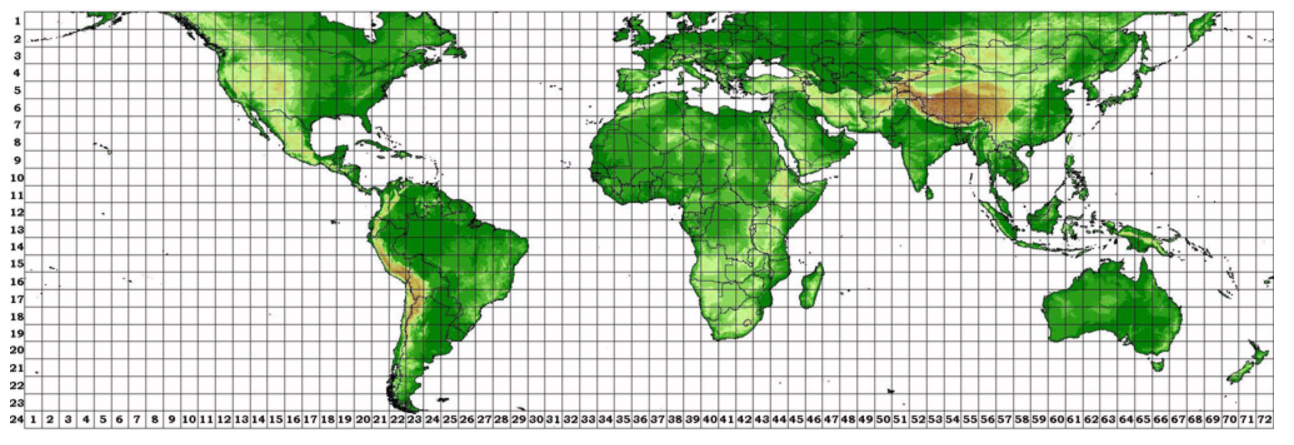
#> input picture ui/MapList.PNG, 2588 x 890 px, found by its file name (shown at 1/2 size)
$ jupyter execute --allow-errors Coordinates_to_STL.ipynb   (shell and % lines are left out)
#> lines starting #> are read from the running program, lines starting #| are printed output that depends on the picture; pictures that were not available may be replaced by others from this repository, and a replacement may not be noted
[cell 1]
import pandas as pd
import numpy as np
import matplotlib.pyplot as plt
from skimage.transform import resize
from strm2stl import dem2stl
from PIL import Image

[cell 2]
def ProcessDEMList(Root, Coor,idxs):
    for i in idxs:
        Row = Coor.iloc[i]
        DEM = dem2stl.get_section(Root, (Row["GridX1"], Row["GridY1"]), (Row["GridX2"]+1,Row["GridY2"]+1))
        DEM = np.maximum(DEM,-1)

        DEM = dem2stl.crop_region(DEM, (Row["X1"], Row["Y1"]), (Row["X2"],Row["Y2"]),0)
        DEM = resize(DEM, np.round(np.array(DEM.shape) * 1000 / np.amax(DEM.shape)))
        plt.imshow(DEM)

def ShowDem(Root,Coor,idxs):
    for i in idxs:
        DEM = GetDem(Root,Coor,i)
        DEM = np.maximum(DEM,-1)
        DEM = resize(DEM, np.round(np.array(DEM.shape) * 2000 / np.amax(DEM.shape)))

        fig=plt.figure()
        ax=fig.add_axes([0.1,0.1,0.8,0.8])
        plt.imshow(DEM)

def GetDem(Root,Coor,idx):
    Row = Coor.iloc[idx]
    DEM = dem2stl.get_section(Root, (Row["GridX1"], Row["GridY1"]), (Row["GridX2"]+1,Row["GridY2"]+1))
    DEM = dem2stl.crop_region(DEM, (Row["X1"], Row["Y1"]), (Row["X2"],Row["Y2"]),0)
    return DEM

# [6 lines of commented-out code are left out]

def TileNum2GeoCoor(X=0,Y=0):

    Long = 180 * (X -36)/36
    Lat = 90 * (Y -12)/12

    GeoCoor = {"Lat":Lat, "Long":Long}

    return GeoCoor

[cell 3]
Root = "D:\OneDrive - Drexel University\Documents\CGIARdata"
#Root = r'C:\Users\Edgar\Desktop\Data'

bExport = 0

#> (the rest of this cell did not finish here and is left out)

[cell 4]
import stl_tools
import osmnx as ox
place_name = "Pennsylvania,USA"
#> (the rest of this cell did not finish here and is left out)

[cell 5]
from PIL import Image
mapIM = Image.open("MapList.PNG")
#> mapIM is the input picture: PIL image 2588x890 RGBA; mean R, G, B, A 191.2, 208.9, 185.7, 255
plt.imshow(mapIM)
plt.show()
#> (the rest of this cell did not finish here and is left out)

[cell 6]
from mpl_toolkits.basemap import Basemap
import numpy as np
import matplotlib.pyplot as plt
# create new figure, axes instances.
fig=plt.figure()
ax=fig.add_axes([0.1,0.1,0.8,0.8])
# setup mercator map projection.
#> (the rest of this cell did not finish here and is left out)

[cell 7]
from PIL import Image
from scipy.ndimage import gaussian_filter
from skimage import filters, morphology, color as skicolor

[cell 8]
def SegTerrain(mapIM_0):
    ## Segment Images
    npMap = np.array(mapIM_0)[...,:3]/255
    #npMag = np.linalg.norm(npMap,axis=2)

    vectors = np.array([[.3,1,0],[1,0,0],[0,0,1],[0,0,0]])
                       #,[0,0,0],[1,1,1],[.5,.5,.5]])
    #vectMag = np.array([np.linalg.norm(vectors,axis=1)]).T

    npDoT = np.full(npMap.shape[0:2] + (vectors.shape[0],), -1,"f4")

    for i in range(vectors.shape[0]):

        #Get Distance to color
        npTemp = np.linalg.norm(npMap - [[vectors[i]]], axis=2)
        npTemp = -npTemp

        npTemp[npTemp<npTemp.mean()] = npTemp.mean()
        # Highpass filtering to get lines
        npTemp = npTemp - gaussian_filter(npTemp, sigma=5)
        npTemp[npTemp<0] = 0

        #Thresholding
        topDev = np.median(npTemp)+3*npTemp.std()
        botDev = np.median(npTemp)-3*npTemp.std()

        #npTemp[npTemp > topDev] = topDev
        #npTemp[npTemp < botDev] = botDev

        npTemp = npTemp.clip(botDev,topDev)

        npTemp = (npTemp - npTemp.min()) / (npTemp.max() - npTemp.min())

        npDoT[:,:,i] = npTemp
#> this loop made 4 passes
#> (topDev, botDev) on passes 1 to 4: (0.131, -0.131), (0.177, -0.177), (0.19, -0.19), (0.302, -0.302)
#> pass 1, in SegTerrain, `npTemp = npTemp - gaussian_filter(npTemp, sigma=5)`:
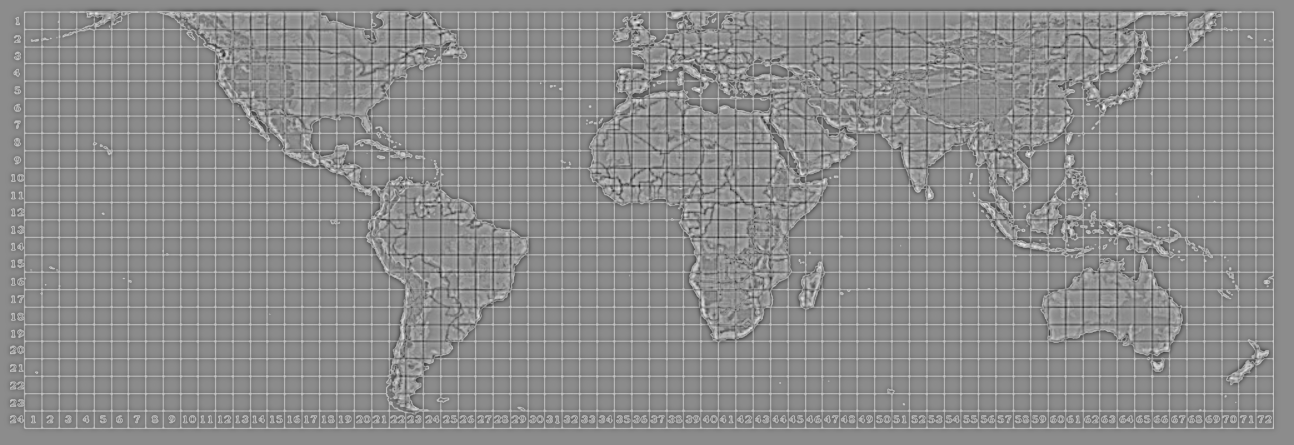
#> npTemp: shape (890, 2588) float64 (shown at 1/2 size); min -0.433, max 0.355, mean 1.24e-16; drawn with min black and max white
#> pass 1, in SegTerrain, `npTemp = npTemp.clip(botDev,topDev)`:
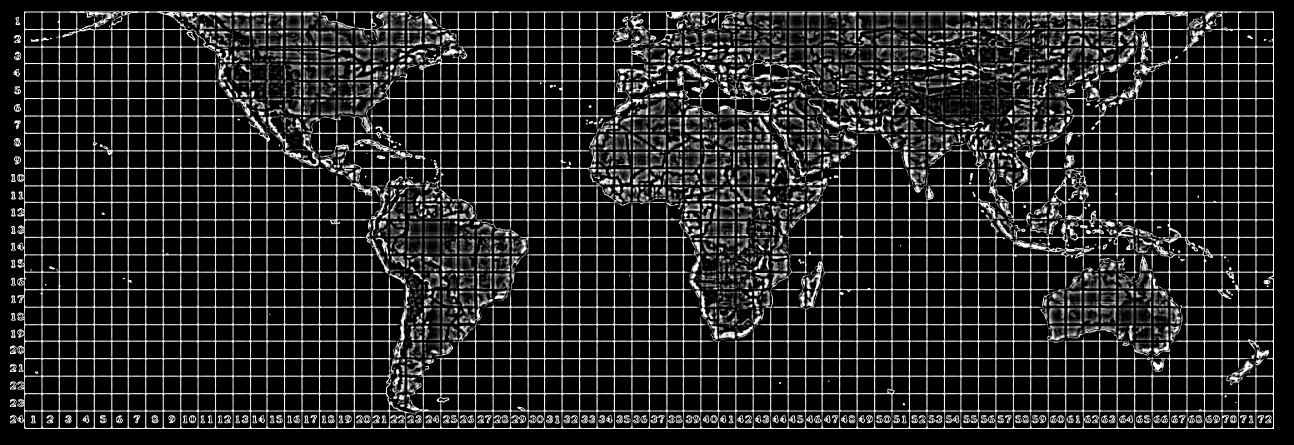
#> npTemp: shape (890, 2588) float64 (shown at 1/2 size); min 0, max 0.131, mean 0.0199; drawn with min black and max white
#> after the loop:
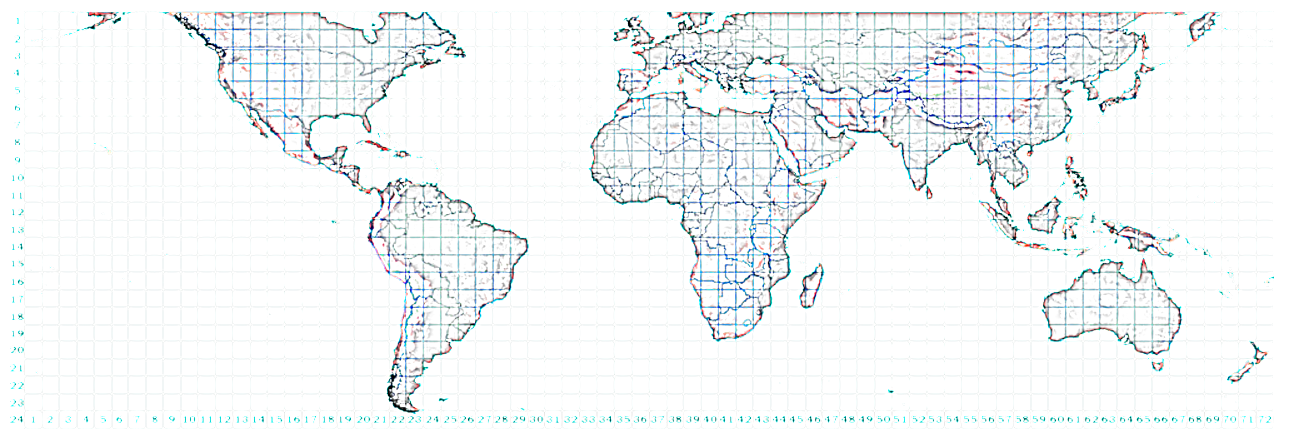
#> npDoT: shape (890, 2588, 4) float32 (shown at 1/2 size); mean R, G, B, A 0.152, 0.138, 0.143, 0.115; transparent parts drawn white
        #npDoT[:,:,i] = npMap.dot(vectors[i]) / (npMag * vectMag[i])

    segIM = np.zeros((np.array(npMap).shape[0:2]))-1
    for i in range(vectors.shape[0]):
        bSeg = npDoT[...,i]>0.75
        bSeg = morphology.remove_small_objects(bSeg,20)
        segIM[bSeg] = i+1
#> this loop made 4 passes
#> pass 1, in SegTerrain, `bSeg = npDoT[...,i]>0.75`:
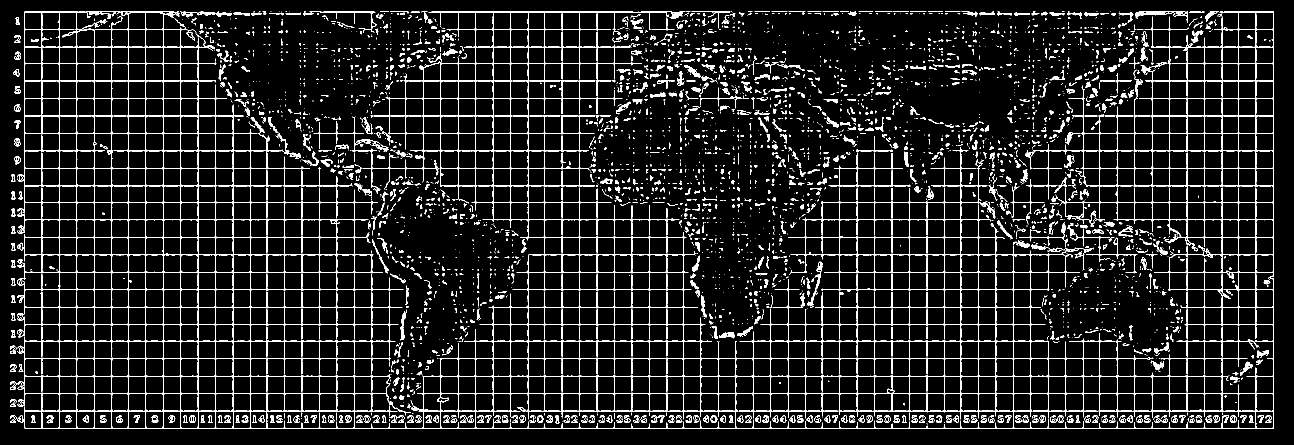
#> bSeg: shape (890, 2588) bool (shown at 1/2 size); 9.2% white in thin lines or dots
#> after the loop:
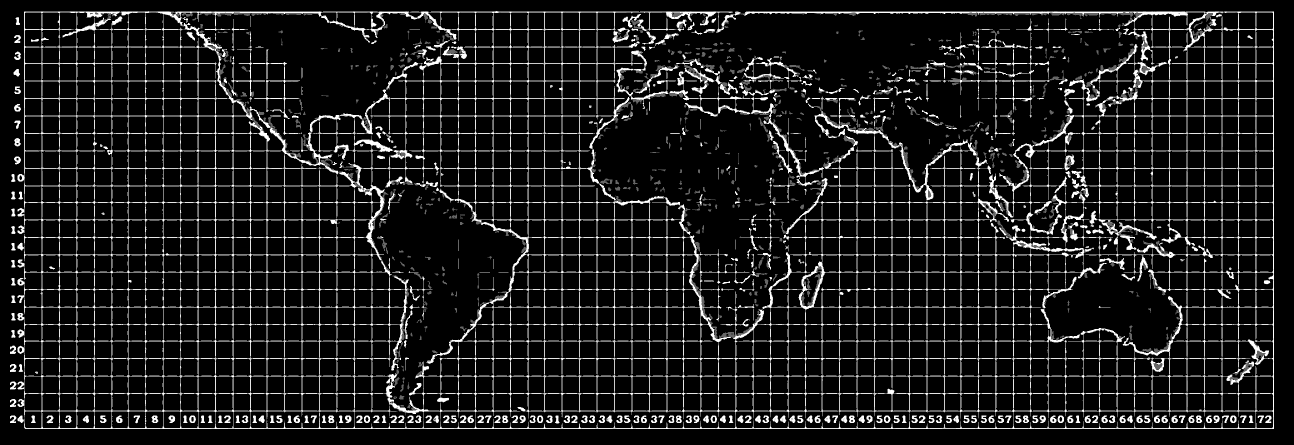
#> segIM: shape (890, 2588) float64 (shown at 1/2 size); min -1, max 4, mean -0.475; drawn with min black and max white

    return segIM,npDoT

[cell 9]
mapIM_0 = Image.open("../Satelite/Killington _43.6107026_ -72.796019,4995_terrian.JPG")
#mapIM_0 = Image.open("../Satelite/Killington _43.6107026_ -72.796019,4995.JPG")

segIM,npDoT = SegTerrain(mapIM_0)

X1,X2,Y1,Y2 = 0,1000,400,1600

crop_rectangle = (Y1, X1, Y2, X2)

labIM = skicolor.label2rgb(segIM)
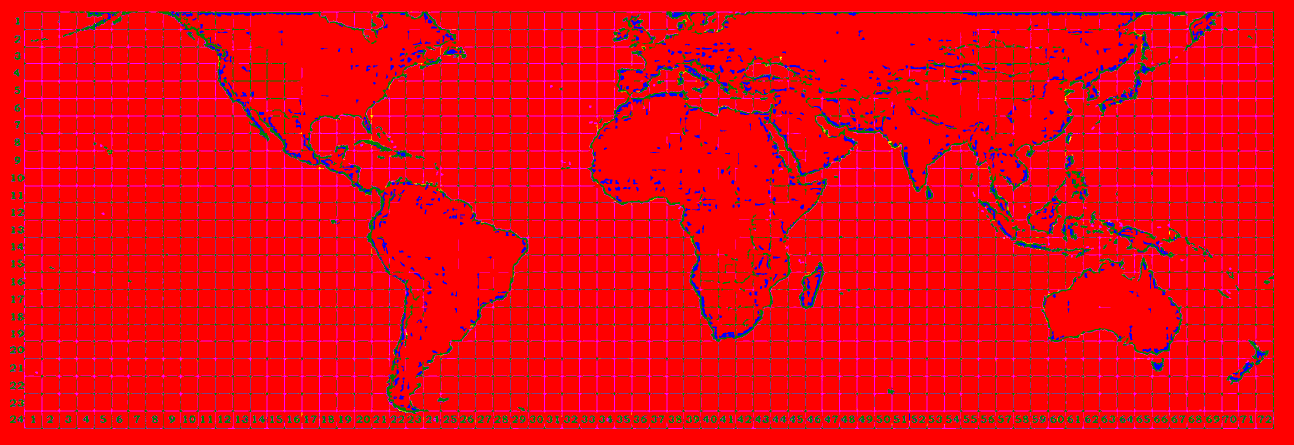
#> labIM: shape (890, 2588, 3) float64 (shown at 1/2 size); mean R, G, B 0.927, 0.0297, 0.0682
if 0:
    f, axarr = plt.subplots(1,2,figsize=(40, 20))

    axarr[0].imshow(mapIM_0.crop(crop_rectangle))
    axarr[1].imshow(labIM[X1:X2,Y1:Y2])
else:
    f, ax = plt.subplots(2,3,figsize=(20, 10))
    ax[0,0].imshow(mapIM_0.crop(crop_rectangle))
    ax[0,1].imshow(labIM[X1:X2,Y1:Y2])
    ax[0,2].imshow(npDoT[X1:X2,Y1:Y2,0])
    ax[1,0].imshow(npDoT[X1:X2,Y1:Y2,1])
    ax[1,1].imshow(npDoT[X1:X2,Y1:Y2,2])
    ax[1,2].imshow(npDoT[X1:X2,Y1:Y2,3])
plt.tight_layout()

[cell 10]
from scipy import ndimage

Sat_IM = Image.open("../Satelite/Killington_Sat.jpg")

seg_Sat = np.array(Sat_IM)[...,:3]/255
seg_Sat = -np.linalg.norm(seg_Sat, axis=2)
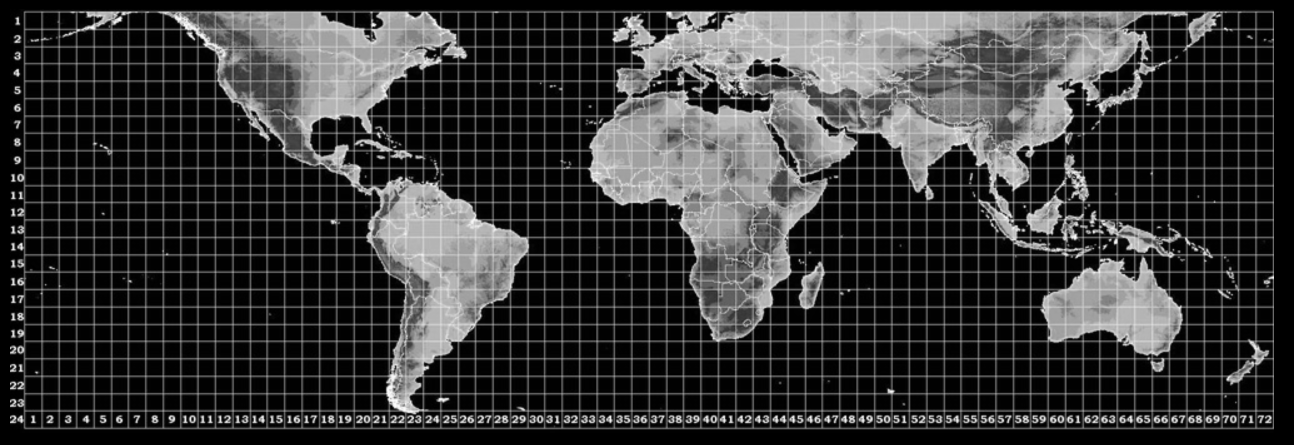
#> seg_Sat: shape (890, 2588) float64 (shown at 1/2 size); min -1.73, max -0.00392, mean -1.35; drawn with min black and max white

topDev = np.mean(seg_Sat)+3*seg_Sat.std()
#> topDev = 0.0495
botDev = np.mean(seg_Sat)-3*seg_Sat.std()
#> botDev = -2.74
#seg_Sat = seg_Sat.clip(botDev,topDev)

#seg_Sat  = ndimage.sobel(seg_Sat)

f, ax = plt.subplots(1,3,figsize=(40, 20))
ax[0].imshow(Sat_IM,cmap = 'jet');
ax[1].imshow(seg_Sat,cmap = 'jet');
ax[2].hist(seg_Sat.ravel(), bins = 256)
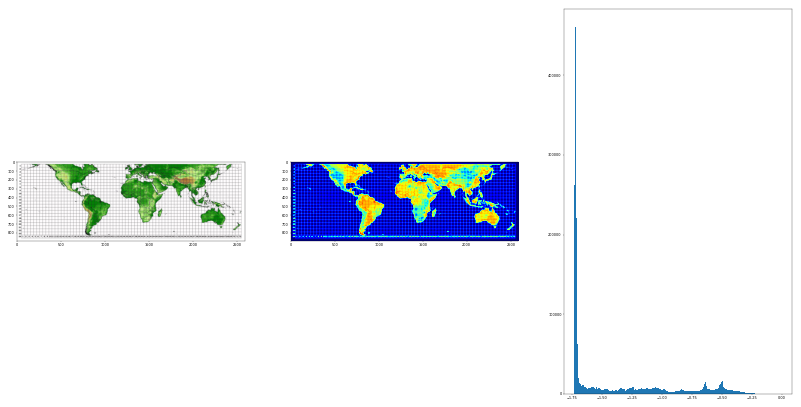
#> figure drawn by matplotlib, 3 panels; panel 3: tallest bar 459809 high, from x = -1.73 to -1.72

[cell 11]
from skimage.transform import ProjectiveTransform, SimilarityTransform
from skimage.measure import ransac
from skimage.transform import warp

mapIM_0 = Image.open("../Satelite/Killington _43.6107026_ -72.796019,4995_terrian.JPG")
#mapIM_0 = Image.open("../Satelite/Killington _43.6107026_ -72.796019,4995.JPG")

bExport = 0

#> (the rest of this cell did not finish here and is left out)

[cell 12]
from skimage.feature import ORB, match_descriptors, plot_matches
from skimage.transform import ProjectiveTransform, SimilarityTransform
from skimage.measure import ransac

image1 = Image.open("../Satelite/Killington _43.6107026_ -72.796019,4995_terrian.JPG")
#> (the rest of this cell did not finish here and is left out)

[cell 13]
segIM.shape
#> Out = (890, 2588)
